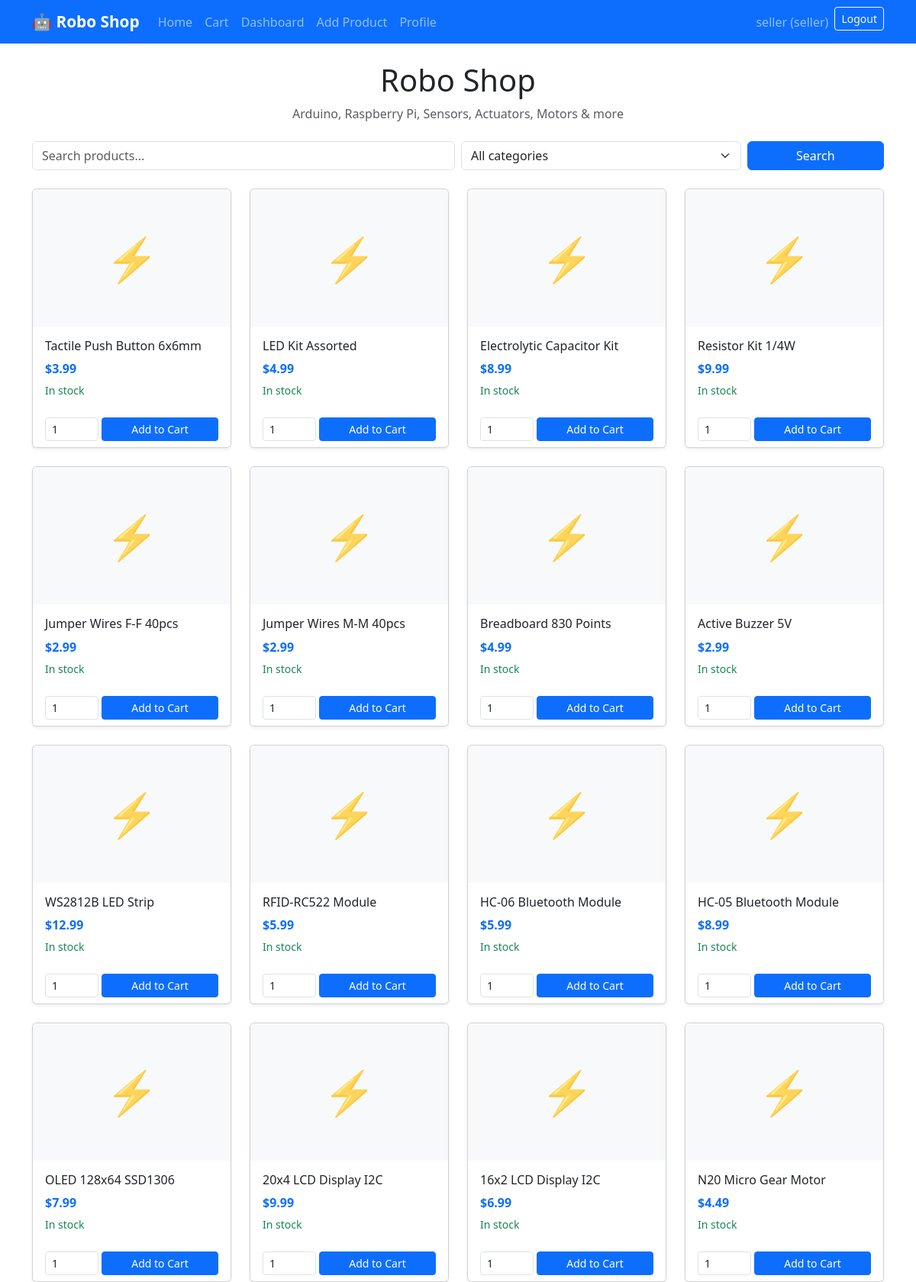
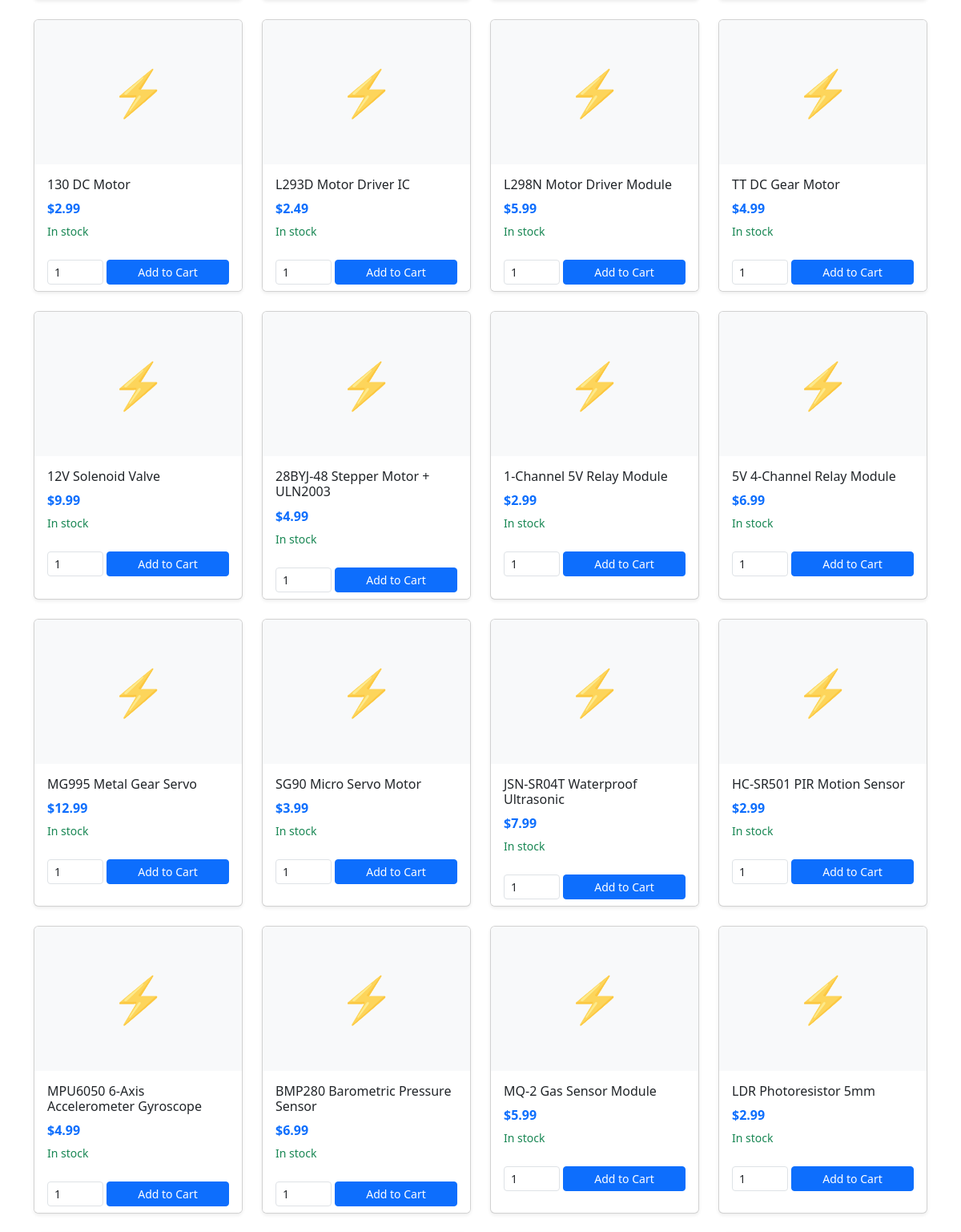
Screenshot of / (signed in, upper part) with the database file from the repository (2 pictures, top to bottom).
### accounts/models.py (models this page shows, shortened)
class User(AbstractUser):
    role = models.CharField(
        max_length=10,
        choices=Role.choices,
        default=Role.BUYER
    )
    phone = models.CharField(max_length=30, blank=True)
    address = models.CharField(max_length=255, blank=True)
    def is_seller_role(self):
        return self.role == Role.SELLER

### shop/models.py (models this page shows, shortened)
class Product(models.Model):
    category = models.ForeignKey(
        Category,
        on_delete=models.CASCADE,
        related_name="products"
    )
    name = models.CharField(max_length=200)
    slug = models.SlugField(unique=True)
    description = models.TextField()
    price = models.DecimalField(max_digits=10, decimal_places=2)
    stock = models.PositiveIntegerField(default=0)
    image = models.ImageField(upload_to="products/", blank=True, null=True)
    seller = models.ForeignKey(
        settings.AUTH_USER_MODEL,
        on_delete=models.CASCADE,
        related_name="products"
    )
    created_at = models.DateTimeField(auto_now_add=True)
    updated_at = models.DateTimeField(auto_now=True)
    class Meta:
        ordering = ["-created_at"]
    def in_stock(self):
        return self.stock > 0

### shop/views.py (the view)
# urls.py: path("", views.home_view, name="home"),
def home_view(request):
    products = Product.objects.filter(stock__gt=0).select_related("category", "seller")
    categories = Category.objects.all()
    q = request.GET.get("q", "")
    cat = request.GET.get("category", "")
    if q:
        products = products.filter(Q(name__icontains=q) | Q(description__icontains=q))
    if cat:
        products = products.filter(category__slug=cat)
    cart_items, cart_total = CartService.get_cart_items(request)
    cart_count = sum(i["quantity"] for i in cart_items)
    context = {"products": products, "categories": categories, "cart_count": cart_count}
    return render(request, "shop/home.html", context)

### shop/context_processors.py (called while the page is built)
def cart_context(request):
    cart_items, _ = CartService.get_cart_items(request)
    cart_count = sum(i["quantity"] for i in cart_items)
    return {"cart_count": cart_count}

### shop/services.py (called while the page is built)
    @classmethod
    def get_cart(cls, request):
        cart = request.session.get(cls.CART_KEY, {})
        return dict(cart)

    @classmethod
    def get_cart_items(cls, request):
        from .models import Product
        cart = cls.get_cart(request)
        items = []
        total = Decimal("0")
        for pid, qty in cart.items():
            product = Product.objects.filter(id=pid).select_related("seller", "category").first()
            if product and ProductService.validate_stock(product, qty):
                subtotal = product.price * qty
                items.append({"product": product, "quantity": qty, "subtotal": subtotal})
                total += subtotal
        return items, total

### templates/shop/home.html (shortened to what this page needs)
{% extends "base.html" %}
{% block content %}
<div class="text-center mb-4">
    <h1>Robo Shop</h1>
    <p class="text-muted">Arduino, Raspberry Pi, Sensors, Actuators, Motors & more</p>
</div>
<form class="row g-2 mb-4" method="get" action="{% url 'shop:home' %}">
    <div class="col-md-6">
        <input type="text" name="q" class="form-control" placeholder="Search products..." value="{{ request.GET.q }}">
    </div>
    <div class="col-md-4">
        <select name="category" class="form-select">
            <option value="">All categories</option>
        </select>
    </div>
    <div class="col-md-2">
        <button type="submit" class="btn btn-primary w-100">Search</button>
    </div>
</form>
<div class="row g-4">
    {% for product in products %}
    <div class="col-sm-6 col-md-4 col-lg-3">
        <div class="card h-100 shadow-sm">
            <a href="{% url 'shop:product_detail' product.slug %}" class="text-decoration-none text-dark">
                <div class="card-img-top bg-light d-flex align-items-center justify-content-center" style="height: 180px;">
                    {% if product.image %}
                    <img src="{{ product.image.url }}" alt="{{ product.name }}" class="img-fluid" style="max-height: 180px; object-fit: contain;">
                    {% else %}
                    <span class="display-4 text-muted">⚡</span>
                    {% endif %}
                </div>
                <div class="card-body">
                    <h6 class="card-title">{{ product.name }}</h6>
                    <p class="text-primary fw-bold mb-1">${{ product.price }}</p>
                    <small class="{% if product.in_stock %}text-success{% else %}text-danger{% endif %}">
                        {% if product.in_stock %}In stock{% else %}Out of stock{% endif %}
                    </small>
                </div>
            </a>
            {% if product.in_stock %}
            <div class="card-footer bg-white border-0">
                <form action="{% url 'shop:cart_add' product.id %}" method="post" class="d-flex gap-1">
                    <input type="number" name="quantity" value="1" min="1" max="{{ product.stock }}" class="form-control form-control-sm" style="width: 70px;">
                    <button type="submit" class="btn btn-sm btn-primary flex-grow-1">Add to Cart</button>
                </form>
            </div>
            {% endif %}
        </div>
    </div>
    {% empty %}
    <p class="text-center text-muted col-12">No products found.</p>
    {% endfor %}
</div>
{% endblock %}

### templates/base.html (shortened to what this page needs)
{% load static %}
<!DOCTYPE html>
<html lang="en">
<head>
    <link href="https://cdn.jsdelivr.net/npm/bootstrap@5.3.2/dist/css/bootstrap.min.css" rel="stylesheet">
    <link rel="stylesheet" href="{% static 'css/style.css' %}">
</head>
<body>
    <nav class="navbar navbar-expand-lg navbar-dark bg-primary">
        <div class="container">
            <a class="navbar-brand fw-bold" href="{% url 'shop:home' %}">🤖 Robo Shop</a>
            <div class="collapse navbar-collapse" id="nav">
                <ul class="navbar-nav me-auto">
                    <li class="nav-item"><a class="nav-link" href="{% url 'shop:home' %}">Home</a></li>
                    <li class="nav-item"><a class="nav-link" href="{% url 'shop:cart' %}">Cart {% if cart_count %}<span class="badge bg-danger">{{ cart_count }}</span>{% endif %}</a></li>
                    {% if user.is_authenticated %}
                        {% if user.is_seller_role or user.is_admin_role %}
                        <li class="nav-item"><a class="nav-link" href="{% url 'shop:seller_dashboard' %}">Dashboard</a></li>
                        <li class="nav-item"><a class="nav-link" href="{% url 'shop:product_create' %}">Add Product</a></li>
                        <li class="nav-item"><a class="nav-link" href="{% url 'accounts:seller_profile' %}">Profile</a></li>
                        {% endif %}
                    {% endif %}
                </ul>
                <ul class="navbar-nav">
                    {% if user.is_authenticated %}
                    <li class="nav-item"><span class="nav-link">{{ user.username }} ({{ user.role }})</span></li>
                    <li class="nav-item">
                        <form action="{% url 'accounts:logout' %}" method="post" class="d-inline">
                            <button type="submit" class="btn btn-outline-light btn-sm">Logout</button>
                        </form>
                    </li>
                    {% else %}
                    <li class="nav-item"><a class="nav-link" href="{% url 'accounts:login' %}">Login</a></li>
                    <li class="nav-item"><a class="nav-link" href="{% url 'accounts:register' %}">Register</a></li>
                    {% endif %}
                </ul>
            </div>
        </div>
    </nav>
    <main class="container py-4">
        {% block content %}{% endblock %}
    </main>
</body>
</html>

### static/css/style.css (style rules this page uses)
body { min-height: 100vh; }
.card { transition: transform 0.2s; }
.navbar-brand { font-size: 1.3rem; }

### rows the page displays
User: username "seller", role "seller"
Product: name "Tactile Push Button 6x6mm", price "3.99", stock "In stock"
Product: name "LED Kit Assorted", price "4.99", stock "In stock"
Product: name "Electrolytic Capacitor Kit", price "8.99", stock "In stock"
Product: name "Resistor Kit 1/4W", price "9.99", stock "In stock"
Product: name "Jumper Wires F-F 40pcs", price "2.99", stock "In stock"
Product: name "Jumper Wires M-M 40pcs", price "2.99", stock "In stock"
Product: name "Breadboard 830 Points", price "4.99", stock "In stock"
Product: name "Active Buzzer 5V", price "2.99", stock "In stock"
Product: name "WS2812B LED Strip", price "12.99", stock "In stock"
Product: name "RFID-RC522 Module", price "5.99", stock "In stock"
Product: name "HC-06 Bluetooth Module", price "5.99", stock "In stock"
Product: name "HC-05 Bluetooth Module", price "8.99", stock "In stock"
Product: name "OLED 128x64 SSD1306", price "7.99", stock "In stock"
Product: name "20x4 LCD Display I2C", price "9.99", stock "In stock"
Product: name "16x2 LCD Display I2C", price "6.99", stock "In stock"
Product: name "N20 Micro Gear Motor", price "4.49", stock "In stock"
Product: name "130 DC Motor", price "2.99", stock "In stock"
Product: name "L293D Motor Driver IC", price "2.49", stock "In stock"
Product: name "L298N Motor Driver Module", price "5.99", stock "In stock"
Product: name "TT DC Gear Motor", price "4.99", stock "In stock"
Product: name "12V Solenoid Valve", price "9.99", stock "In stock"
Product: name "28BYJ-48 Stepper Motor + ULN2003", price "4.99", stock "In stock"
Product: name "1-Channel 5V Relay Module", price "2.99", stock "In stock"
Product: name "5V 4-Channel Relay Module", price "6.99", stock "In stock"
Product: name "MG995 Metal Gear Servo", price "12.99", stock "In stock"
Product: name "SG90 Micro Servo Motor", price "3.99", stock "In stock"
Product: name "JSN-SR04T Waterproof Ultrasonic", price "7.99", stock "In stock"
Product: name "HC-SR501 PIR Motion Sensor", price "2.99", stock "In stock"
Product: name "MPU6050 6-Axis Accelerometer Gyroscope", price "4.99", stock "In stock"
Product: name "BMP280 Barometric Pressure Sensor", price "6.99", stock "In stock"
Product: name "MQ-2 Gas Sensor Module", price "5.99", stock "In stock"
Product: name "LDR Photoresistor 5mm", price "2.99", stock "In stock"
